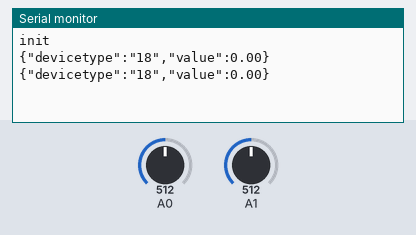
Bench run of a sketch on a simulated Arduino Uno, built with avr-gcc and run on an emulated ATmega328P. On the bench: the last lines printed to the serial monitor. Inputs (shaded band) come from the test bench; at power-on: A0 = 512, A1 = 512.

Above: at 10.8 s.
10.9 s: A0 set to 716
At 20.6 s:
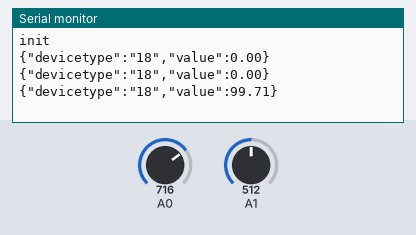
20.9 s: A1 set to 306
At 30.6 s:
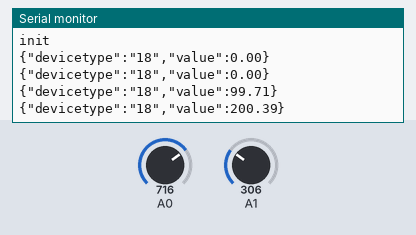
30.9 s: A0 set to 900
At 40.6 s:
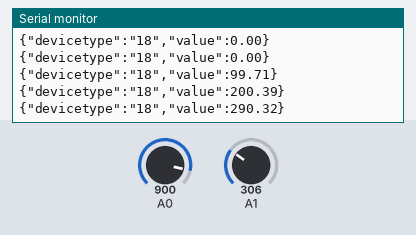
40.9 s: A1 set to 122
At 50.7 s:
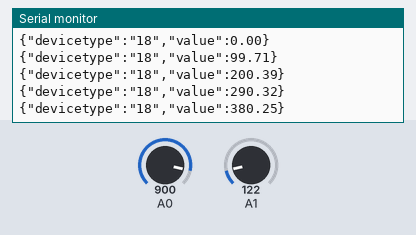
Timing chart, 0 to 51.9 s (numbered marks = the images above; inputs shaded):
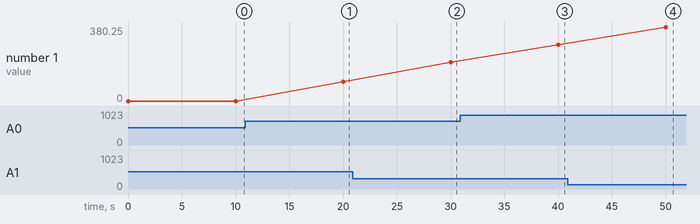

Measured:
- after the input at 10.9 s, the serial monitor: prints a new line after 9.1 s (image 1)
- after the input at 20.9 s, the serial monitor: prints a new line after 9.1 s (image 2)
- after the input at 30.9 s, the serial monitor: prints a new line after 9.1 s (image 3)
- after the input at 40.9 s, the serial monitor: prints a new line after 9.1 s (image 4)
- plotted number 1: 0 → 99.71 after the input at 10.9 s, 99.71 → 200.39 after the input at 20.9 s, 200.39 → 290.32 after the input at 30.9 s, 290.32 → 380.25 after the input at 40.9 s

The sketch:

sketch_dec09a.ino
```cpp
#include <RCSwitch.h>

RCSwitch mySwitch = RCSwitch();

void setup() {
  Serial.begin(9600);
  // Emetteur connecté au pin #10 de l'Arduino
  mySwitch.enableTransmit(10);
  mySwitch.setProtocol(1);
  mySwitch.setPulseLength(489);
  mySwitch.setRepeatTransmit(4);
  Serial.println("init ");
}

void loop() {
   temperature();
    delay(5000);
}


void temperature() {

  // Mesure la tension sur la broche A0 (sortie capteur) et A1 (référence du point zéro)
  int valeur_brute = analogRead(A0);
  int valeur_offset = analogRead(A1);

  // Transforme la mesure (nombre entier) en température via un produit en croix
  float temperature_celcius = (valeur_brute - valeur_offset) * (5.0 / 1023.0 * 100.0);

  // Envoi la mesure au PC pour affichage et attends 250ms
 // Serial.println(temperature_celcius);
 Serial.print("{\"devicetype\":\"18\",\"value\":");
  Serial.print(temperature_celcius);
  Serial.print("}\n");

  delay(5000);

}
```
